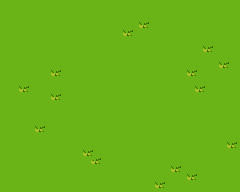

Below is a game level as drawn by its tile map, then a one-line description and the .tmx file that defines it, in full:
An orthogonal 30x24 tile map with 8x8 px tiles, 2 tile layers (Grass, Foliage) and 2 objects (Message, Overworld Exit).

<map version="1.2" tiledversion="1.2.2" orientation="orthogonal" renderorder="right-down" width="30" height="24" tilewidth="8" tileheight="8" infinite="0" nextlayerid="6" nextobjectid="6">
 <tileset firstgid="1" source="all_area_tiles.tsx" />
 <layer id="4" name="Grass" width="30" height="24">
  <data encoding="csv">
37,37,37,37,37,37,37,37,37,37,37,37,37,37,37,37,37,37,37,37,37,37,37,37,37,37,37,37,37,37,
37,37,37,37,37,37,37,37,37,37,37,37,37,37,37,37,37,37,37,37,37,37,37,37,37,37,37,37,37,37,
37,37,37,37,37,37,37,37,37,37,37,37,37,37,37,37,37,37,37,37,37,37,37,37,37,37,37,37,37,37,
37,37,37,37,37,37,37,37,37,37,37,37,37,37,37,37,37,37,37,37,37,37,37,37,37,37,37,37,37,37,
37,37,37,37,37,37,37,37,37,37,37,37,37,37,37,37,37,37,37,37,37,37,37,37,37,37,37,37,37,37,
37,37,37,37,37,37,37,37,37,37,37,37,37,37,37,37,37,37,37,37,37,37,37,37,37,37,37,37,37,37,
37,37,37,37,37,37,37,37,37,37,37,37,37,37,37,37,37,37,37,37,37,37,37,37,37,37,37,37,37,37,
37,37,37,37,37,37,37,37,37,37,37,37,37,37,37,37,37,37,37,37,37,37,37,37,37,37,37,37,37,37,
37,37,37,37,37,37,37,37,37,37,37,37,37,37,37,37,37,37,37,37,37,37,37,37,37,37,37,37,37,37,
37,37,37,37,37,37,37,37,37,37,37,37,37,37,37,37,37,37,37,37,37,37,37,37,37,37,37,37,37,37,
37,37,37,37,37,37,37,37,37,37,37,37,37,37,37,37,37,37,37,37,37,37,37,37,37,37,37,37,37,37,
37,37,37,37,37,37,37,37,37,37,37,37,37,37,37,37,37,37,37,37,37,37,37,37,37,37,37,37,37,37,
37,37,37,37,37,37,37,37,37,37,37,37,37,37,37,37,37,37,37,37,37,37,37,37,37,37,37,37,37,37,
37,37,37,37,37,37,37,37,37,37,37,37,37,37,37,37,37,37,37,37,37,37,37,37,37,37,37,37,37,37,
37,37,37,37,37,37,37,37,37,37,37,37,37,37,37,37,37,37,37,37,37,37,37,37,37,37,37,37,37,37,
37,37,37,37,37,37,37,37,37,37,37,37,37,37,37,37,37,37,37,37,37,37,37,37,37,37,37,37,37,37,
37,37,37,37,37,37,37,37,37,37,37,37,37,37,37,37,37,37,37,37,37,37,37,37,37,37,37,37,37,37,
37,37,37,37,37,37,37,37,37,37,37,37,37,37,37,37,37,37,37,37,37,37,37,37,37,37,37,37,37,37,
37,37,37,37,37,37,37,37,37,37,37,37,37,37,37,37,37,37,37,37,37,37,37,37,37,37,37,37,37,37,
37,37,37,37,37,37,37,37,37,37,37,37,37,37,37,37,37,37,37,37,37,37,37,37,37,37,37,37,37,37,
37,37,37,37,37,37,37,37,37,37,37,37,37,37,37,37,37,37,37,37,37,37,37,37,37,37,37,37,37,37,
37,37,37,37,37,37,37,37,37,37,37,37,37,37,37,37,37,37,37,37,37,37,37,37,37,37,37,37,37,37,
37,37,37,37,37,37,37,37,37,37,37,37,37,37,37,37,37,37,37,37,37,37,37,37,37,37,37,37,37,37,
37,37,37,37,37,37,37,37,37,37,37,37,37,37,37,37,37,37,37,37,37,37,37,37,37,37,37,37,37,37
</data>
 </layer>
 <layer id="5" name="Foliage" width="30" height="24">
  <data encoding="csv">
0,0,0,0,0,0,0,0,0,0,0,0,0,0,0,0,0,0,0,0,0,0,0,0,0,0,0,0,0,0,
0,0,0,0,0,0,0,0,0,0,0,0,0,0,0,0,0,0,0,0,0,0,0,0,0,0,0,0,0,0,
0,0,0,0,0,0,0,0,0,0,0,0,0,0,0,0,0,169,170,0,0,0,0,0,0,0,0,0,0,0,
0,0,0,0,0,0,0,0,0,0,0,0,0,0,0,169,170,201,202,0,0,0,0,0,0,0,0,0,0,0,
0,0,0,0,0,0,0,0,0,0,0,0,0,0,0,201,202,0,0,0,0,0,0,0,0,0,0,0,0,0,
0,0,0,0,0,0,0,0,0,0,0,0,0,0,0,0,0,0,0,0,0,0,0,0,0,169,170,0,0,0,
0,0,0,0,0,0,0,0,0,0,0,0,0,0,0,0,0,0,0,0,0,0,0,0,0,201,202,0,0,0,
0,0,0,0,0,0,0,0,0,0,0,0,0,0,0,0,0,0,0,0,0,0,0,0,0,0,0,169,170,0,
0,0,0,0,0,0,169,170,0,0,0,0,0,0,0,0,0,0,0,0,0,0,0,169,170,0,0,201,202,0,
0,0,0,0,0,0,201,202,0,0,0,0,0,0,0,0,0,0,0,0,0,0,0,201,202,0,0,0,0,0,
0,0,169,170,0,0,0,0,0,0,0,0,0,0,0,0,0,0,0,0,0,0,0,0,169,170,0,0,0,0,
0,0,201,202,0,0,169,170,0,0,0,0,0,0,0,0,0,0,0,0,0,0,0,0,201,202,0,0,0,0,
0,0,0,0,0,0,201,202,0,0,0,0,0,0,0,0,0,0,0,0,0,0,0,0,0,0,0,0,0,0,
0,0,0,0,0,0,0,0,0,0,0,0,0,0,0,0,0,0,0,0,0,0,0,0,0,0,0,0,0,0,
0,0,0,0,0,0,0,0,0,0,0,0,0,0,0,0,0,0,0,0,0,0,0,0,0,0,0,0,0,0,
0,0,0,0,169,170,0,0,0,0,0,0,0,0,0,0,0,0,0,0,0,0,0,0,0,0,0,0,0,0,
0,0,0,0,201,202,0,0,0,0,0,0,0,0,0,0,0,0,0,0,0,0,0,0,0,0,0,0,0,0,
0,0,0,0,0,0,0,0,0,0,0,0,0,0,0,0,0,0,0,0,0,0,0,0,0,0,0,0,169,170,
0,0,0,0,0,0,0,0,0,0,169,170,0,0,0,0,0,0,0,0,0,0,0,0,0,0,0,0,201,202,
0,0,0,0,0,0,0,0,0,0,201,202,170,0,0,0,0,0,0,0,0,0,0,0,0,0,0,0,0,0,
0,0,0,0,0,0,0,0,0,0,0,201,202,0,0,0,0,0,0,0,0,169,170,0,0,0,0,0,0,0,
0,0,0,0,0,0,0,0,0,0,0,0,0,0,0,0,0,0,0,0,0,201,202,169,170,0,0,0,0,0,
0,0,0,0,0,0,0,0,0,0,0,0,0,0,0,0,0,0,0,169,170,0,0,201,202,0,0,0,0,0,
0,0,0,0,0,0,0,0,0,0,0,0,0,0,0,0,0,0,0,201,202,0,0,0,0,0,0,0,0,0
</data>
 </layer>
 <objectgroup id="3" name="Object Layer 1">
  <object id="3" type="Message" x="40" y="40" width="160" height="32">
   <properties>
    <property name="text" value="Thank you for playing! This is the end of the demo." />
   </properties>
  </object>
  <object id="5" template="Object Templates/exit.tx" name="Overworld Exit" x="120" y="176">
   <properties>
    <property name="dest_room" value="overworld" />
    <property name="is_door" type="bool" value="false" />
    <property name="tx" type="int" value="296" />
    <property name="ty" type="int" value="56" />
   </properties>
  </object>
 </objectgroup>
</map>
